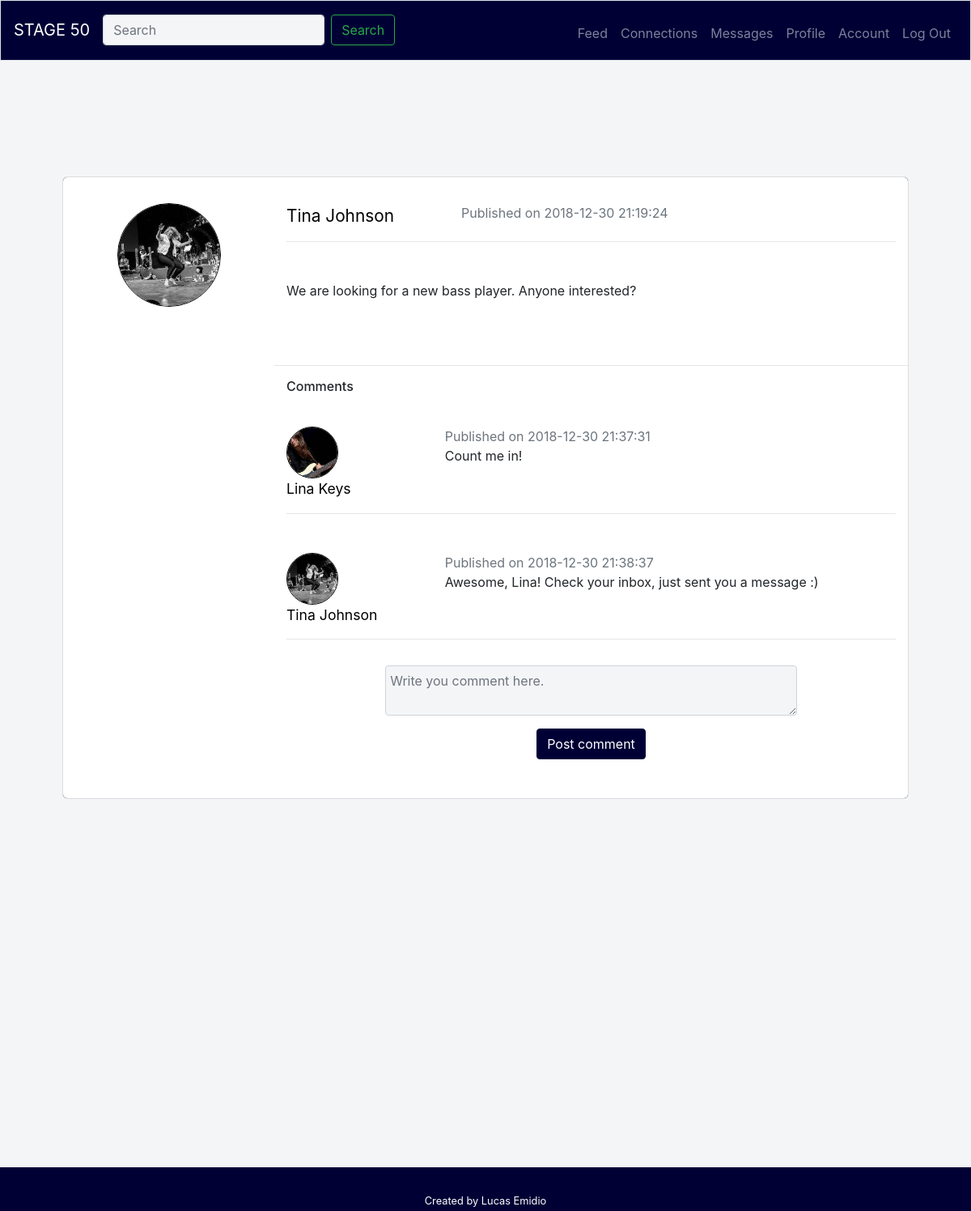
Page /post/11 (signed in) on the committed database.
### tables this page shows
CREATE TABLE 'users' (
    'id' integer PRIMARY KEY AUTOINCREMENT NOT NULL,
    'first' varchar(100) NOT NULL,
    'last' varchar(100) NOT NULL,
    'email' varchar(100) NOT NULL UNIQUE,
    'hash' text NOT NULL,
    'created_at' datetime NOT NULL
);

CREATE TABLE 'posts' (
    'id' integer PRIMARY KEY AUTOINCREMENT NOT NULL,
    'author_id' integer NOT NULL REFERENCES users(id),
    'content' text NOT NULL,
    'date_published' datetime NOT NULL
);

CREATE TABLE 'comments' (
    'id' integer PRIMARY KEY AUTOINCREMENT NOT NULL,
    'author_id' integer NOT NULL REFERENCES users(id),
    'post_id' integer NOT NULL REFERENCES posts(id),
    'content' text NOT NULL,
    'date_published' datetime NOT NULL
);

### application.py (the view)
@app.route("/post/<postid>", methods=["GET", "POST"])
@login_required
def post_page(postid):
    if request.method == "POST":
        if not request.form.get("content"):
            flash("Comment cannot be empty.", "danger")
            return redirect("/post/" + postid)
        create_comment(conn, session["user_id"], postid, request.form.get("content"))
        flash("Comment submitted!", "success")
        return redirect("/post/" + postid)
    else:
        post = get_post(conn, postid)
        comments = get_all_comments(conn, postid)
        return render_template("post.html", post=post, comments=comments)

### application.py (called while the page is built)
@app.after_request
def after_request(response):
    response.headers["Cache-Control"] = "no-cache, no-store, must-revalidate"
    response.headers["Expires"] = 0
    response.headers["Pragma"] = "no-cache"
    return response

### helpers.py (called while the page is built)
def login_required(f):
    @wraps(f)
    def decorated_function(*args, **kwargs):
        if session.get("user_id") is None:
            return redirect("/login")
        return f(*args, **kwargs)
    return decorated_function

def get_picture_path(picture_name):
    picture_path = os.path.join('static/profile_pics', picture_name)
    return picture_path

def get_post(conn, postid):
    cursor = conn.execute("""SELECT posts.*, users.first, users.last, profiles.picture
                             FROM posts
                             JOIN users ON posts.author_id = users.id
                             JOIN profiles ON posts.author_id = profiles.id
                             WHERE posts.id = :postid""", {"postid": postid})
    row = cursor.fetchone()
    if row is None:
        flash("Failed to load post.", "danger")
        return redirect("/feed")
    post = {}
    post["id"] = row[0]
    post["author_id"] = row[1]
    post["content"] = row[2]
    post["date_published"] = row[3]
    post["author_first"] = row[4]
    post["author_last"] = row[5]
    post["author_picture"] = get_picture_path(row[6])
    return post

### templates/post.html (shortened to what this page needs)
{% extends "layout.html" %}
{% block styles %}
    {{ super() }}
{% endblock %}
{% block navbar %}
    {{ super() }}
{% endblock %}
{% block main %}
    <div class="post row">
        <div class="post-picture col-md-3">
            <img class="round-medium-pic" src="/{{ post.author_picture }}" alt="{{ post.author_first }} {{ post.author_last }}"/>
        </div>
        <div class="post-data col-md-9">
            <div class="post-metadata row">
                <div class="post-author-name col-md-3">
                    <a href="/profile/{{ post.author_id }}">{{ post.author_first }} {{ post.author_last }}</a>
                </div>
                <div class="post-date-published col-md-5 text-muted">
                    Published on {{ post.date_published }}
                </div>
            </div>
            <hr/>
            <div class="post-content row">
                <p class="col-sm-12">{{ post.content }}</p>
            </div>
            <div class="row comments-header">
                <h6 class="col-sm-12 text-left">Comments</h6>
            </div>
            {% for comment in comments %}
            <div class="comment">
                <div class="row">
                    <div class="col-md-3">
                        <div class="comment-picture">
                            <img class="round-small-pic" src="/{{ comment.author_picture }}" alt="{{ comment.author_first }} {{ comment.author_last }}"/>
                        </div>
                        <div class="comment-author">
                            <a href="/profile/{{ comment.author_id }}">{{ comment.author_first }} {{ comment.author_last }}</a>
                        </div>
                    </div>
                    <div class="col-md-9">
                        <div class="row">
                            <div class="col-md-8 text-muted">
                                Published on {{ comment.date_published }}
                            </div>
                        </div>
                        <div class="comment-content row">
                            <div class="col">
                                <p>{{ comment.content }}</p>
                            </div>
                        </div>
                    </div>
                </div>
            </div>
            {% endfor %}
            <form action="/post/{{ post.id }}" method="POST">
                <div class="form-group form-row">
                    <div class="col-md-2"></div>
                    <textarea class="form-control col-md-8" name="content" placeholder="Write you comment here."></textarea>
                    <div class="col-md-2"></div>
                </div>
                <div class="form-group">
                    <button class="btn btn-info" type="submit">Post comment</button>
                </div>
            </form>
    </div>
{% endblock %}

### static/styles.css (style rules this page uses)
html, body { height: 100%; width: 100%; min-height: 100%; background-color: #f4f5f7; }
.round-big-pic, .round-medium-pic, .round-small-pic { overflow: hidden; border: 1px solid black; border-radius: 50%; }
.round-medium-pic { height: 8rem; width: 8rem; }
.round-small-pic { height: 4rem; width: 4rem; }
.post { background-color: #fff; margin: 3rem auto; padding: 2rem 0; box-shadow: 0 0 1px black; border-radius: 5px; }
.post-picture, .post-data, .post-author-name, .post-date-published, .post-edit, .post-delete { display: inline-block; }
.post-author-name { text-align: left; }
.post-author-name>a { font-size: 1.3rem; color: black; }
.post-content { padding-top: 2rem; padding-bottom: 2rem; }
.post-content>p, .post-comment-btn { text-align: left; }
.comments-header { margin-top: 2rem; padding-top: 1rem; margin-bottom: 1rem; border-top: 1px solid rgba(0,0,0,.1); }
.comment { margin-bottom: 2rem; padding-top: 1rem; padding-bottom: 1rem; text-align: left; border-bottom: 1px solid rgba(0,0,0,.1); }
.comment-author>a { font-size: 1.1rem; color: black; }
.form-group>button { background-color: #000035; border-color: #000035; text-align: center; }
.form-control { background-color: #f4f5f7; }

### rows in the picture
users: author_first "Tina", author_last "Johnson"
posts: date_published "2018-12-30 21:19:24", content "We are looking for a new bass player. Anyone interested?"
comments: shows a picture, author_first "Lina", author_last "Keys", date_published "2018-12-30 21:37:31", content "Count me in!"
comments: shows a picture, author_first "Tina", author_last "Johnson", date_published "2018-12-30 21:38:37", content "Awesome, Lina! Check your inbox, just sent you a message :)"
